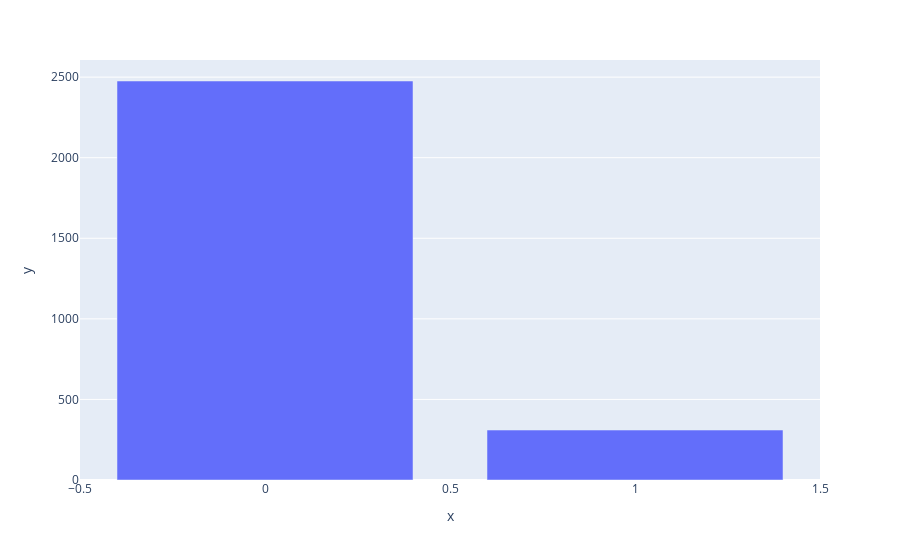

The cell this chart's notebook holds for it:
### Code cell
px.bar(x=RestaurantLessThan20_coupon['toCoupon_GEQ25min'].unique(),y=RestaurantLessThan20_coupon['toCoupon_GEQ25min'].value_counts())

### Figure 1 — Plotly figure (JSON) as saved in the notebook; plotly's stock layout.template omitted (floating-point values rounded to 4 significant figures)
{"data": [{"alignmentgroup": "True", "hovertemplate": "x=%{x}<br>y=%{y}<extra></extra>", "legendgroup": "", "marker": {"color": "#636efa", "pattern": {"shape": ""}}, "name": "", "offsetgroup": "", "orientation": "v", "showlegend": false, "textposition": "auto", "type": "bar", "x": [0, 1], "xaxis": "x", "y": [2476, 310], "yaxis": "y"}], "layout": {"barmode": "relative", "legend": {"tracegroupgap": 0}, "margin": {"t": 60}, "xaxis": {"anchor": "y", "domain": [0, 1], "title": {"text": "x"}}, "yaxis": {"anchor": "x", "domain": [0, 1], "title": {"text": "y"}}}}
